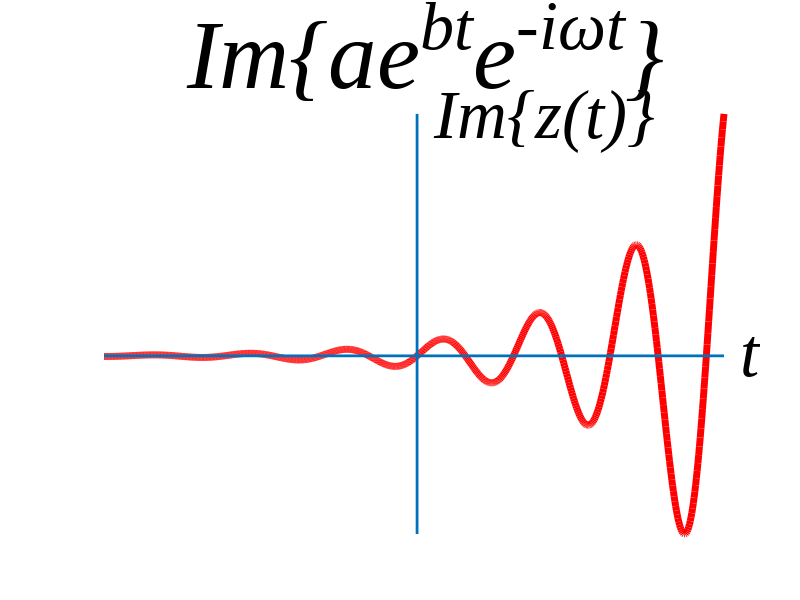

The MATLAB source for this figure:
clc;
close all force;
clear variables;

a = 0.01;
b = 0.15;
t = [-20.4:0.05:20];

IM = a*exp(b*(t(1:length(t)))).*sin((t(1:length(t))));
minX = min(t);
maxX = max(t);
minY = min(IM);
maxY = max(IM);

set(0, 'DefaultAxesFontName', 'Times New Roman');
figure('Position', [1 1 1920 1080]);

plot(t, IM, 'r', 'LineWidth', 5);
line([minX, maxX],[0, 0], 'LineWidth', 2);
line([0, 0],[minY, maxY], 'LineWidth', 2);
text(maxX, 0,'\it t', 'FontSize', 50, 'Fontname','Times New Roman', 'fontWeight', 'Bold');
text(0, maxY-0.005,'\it Im\{z(t)\}', 'FontSize', 50, 'Fontname','Times New Roman', 'fontWeight', 'Bold');
axis off;
axis([minX maxX minY maxY]);
title(['\it Im\{ae^b^te^-^i^\omega^t\}'], 'FontSize', 70, 'Fontname','Times New Roman', 'fontWeight', 'Bold');